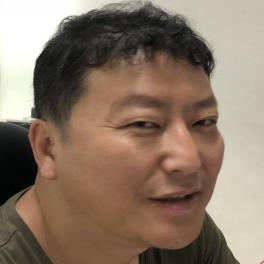
#> input picture images/test2_0.jpeg, 264 x 264 px
$ python -i Gamma_correction.py   (imports and definitions only)
#> lines starting #> are read from the running program, lines starting #| are printed output that depends on the picture
#> further down, picture is the input picture: shape (264, 264, 3); mean B, G, R 103, 119.3, 138.3
### preprocessing/LAB_luminance.py
import cv2
import time
import numpy as np

"""
    written by wooram 2018.08. 17
"""


def to_Lab(img):
    return cv2.cvtColor(img, cv2.COLOR_RGB2LAB)


def median_filter(img):
    return cv2.medianBlur(img, 51)

def to_negative(img):
    return ~img

# [27 lines left out: function preprocessing, not called in this run]


"""
written by wooram 18.08.14

"""

### preprocessing/Gamma_correction.py


#Gamma correction
from LAB_luminance import *

"""
    written by wooram 2018.08. 17
"""


def preprocessing_gamma_negative(img):
    height, width = img.shape[:2]
#> height = 264; width = 264


    if height % 2 == 1:
        height = height +1

    if width % 2 == 1:
        width = width +1
    """
    if height % 20 != 0:
        height = height + (height %24)

    if width % 20 != 0:
        width = width + (width % 24)
    """
    img= cv2.resize(img, (width, height))
    img = to_Lab(img)
#> in to_Lab, `return cv2.cvtColor(img, cv2.COLOR_RGB2LAB)`: returned value: shape (264, 264, 3); mean of channels 0, 1, 2 123.1, 127.3, 115.6
    lumin, a, b = cv2.split(img)
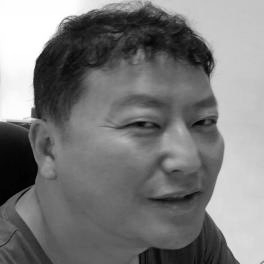
#> lumin: shape (264, 264); min 0, max 255, mean 123.1
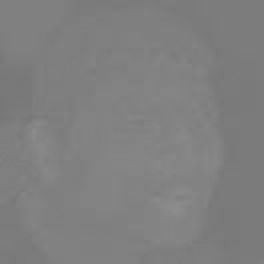
#> a: shape (264, 264); min 118, max 141, mean 127.3
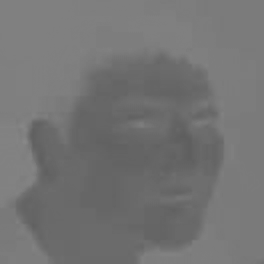
#> b: shape (264, 264); min 94, max 136, mean 115.6

    Gamma = 5
    invGamma = 1.0 / Gamma
    table = np.array([((i / 255.0) ** invGamma) * 255 for i in np.arange(0, 256)]).astype("uint8")
    lumin_prime=cv2.LUT(lumin, table)
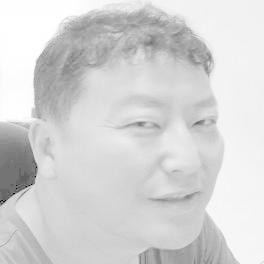
#> lumin_prime: shape (264, 264); min 0, max 255, mean 212.8
    img = cv2.merge((lumin_prime, a, b))
#> img: shape (264, 264, 3); mean of channels 0, 1, 2 212.8, 127.3, 115.6
    img_prime=to_negative(img)
#> in to_negative, `return ~img`:
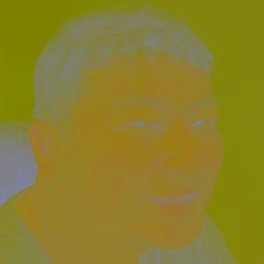
#> returned value: shape (264, 264, 3); mean of channels 0, 1, 2 42.2, 127.7, 139.4; drawn as B, G, R
    lumin_prime, _, _ = cv2.split(img_prime)
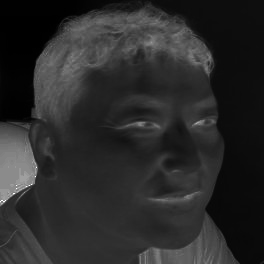
#> lumin_prime: shape (264, 264); min 0, max 255, mean 42.2
    img = cv2.merge((lumin_prime, a, b))
#> img: shape (264, 264, 3); mean of channels 0, 1, 2 42.2, 127.3, 115.6
    img = cv2.cvtColor(img, cv2.COLOR_LAB2LRGB)
#> img: shape (264, 264, 3); mean of channels 0, 1, 2 4.9, 7.9, 13.6

    return img

def preprocessing_gamma(img):
    height, width = img.shape[:2]


    if height % 2 == 1:
        height = height +1

    if width % 2 == 1:
        width = width +1
    """
    if height % 20 != 0:
        height = height + (height %24)

    if width % 20 != 0:
        width = width + (width % 24)
    """
    img= cv2.resize(img, (width, height))
    img = to_Lab(img)
    lumin, a, b = cv2.split(img)

    Gamma = 5
    invGamma = 1.0 / Gamma
    table = np.array([((i / 255.0) ** invGamma) * 255 for i in np.arange(0, 256)]).astype("uint8")
    lumin_prime=cv2.LUT(lumin, table)
    img = cv2.merge((lumin_prime, a, b))
    img_prime=to_negative(img)
    lumin_prime, _, _ = cv2.split(img_prime)
    img = cv2.merge((lumin_prime, a, b))
    img = cv2.cvtColor(img, cv2.COLOR_LAB2LRGB)

    return img

>>> import cv2
>>> picture = cv2.imread('../images/test2_0.jpeg')
>>> result = preprocessing_gamma_negative(picture)

$ run again, on images/test2_1.jpeg
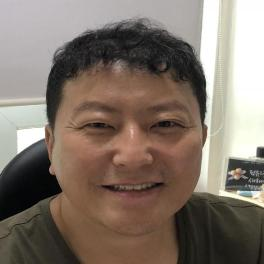
#> input picture images/test2_1.jpeg, 264 x 264 px
#> picture is the input picture: shape (264, 264, 3); mean B, G, R 105.9, 116.5, 129.5
#> in to_negative, `return ~img`:
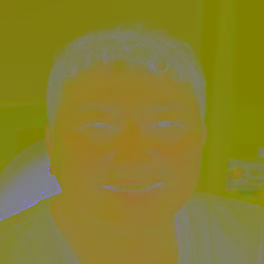
#> returned value: shape (264, 264, 3); mean of channels 0, 1, 2 44, 127.4, 135.6; drawn as B, G, R
#> in preprocessing_gamma_negative, `lumin_prime, _, _ = cv2.split(img_prime)`:
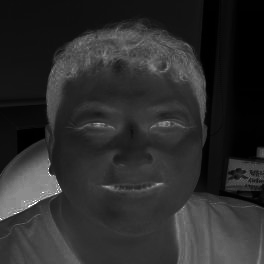
#> lumin_prime: shape (264, 264); min 0, max 255, mean 44

$ run again, on images/test_0.jpeg
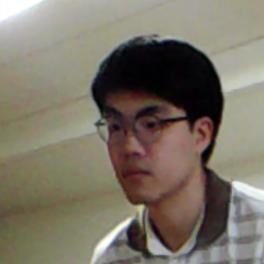
#> input picture images/test_0.jpeg, 264 x 264 px
#> picture is the input picture: shape (264, 264, 3); mean B, G, R 102.8, 116.2, 123.4
#> in to_negative, `return ~img`:
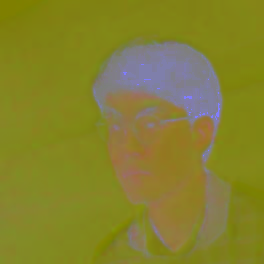
#> returned value: shape (264, 264, 3); mean of channels 0, 1, 2 45.4, 129.9, 132.7; drawn as B, G, R
#> in preprocessing_gamma_negative, `lumin_prime, _, _ = cv2.split(img_prime)`:
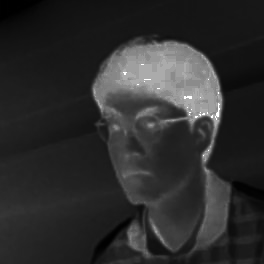
#> lumin_prime: shape (264, 264); min 0, max 255, mean 45.4

$ run again, on images/test_1.jpeg
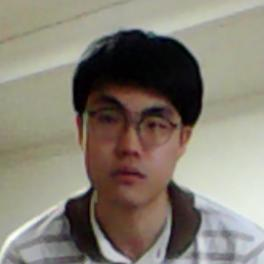
#> input picture images/test_1.jpeg, 264 x 264 px
#> picture is the input picture: shape (264, 264, 3); mean B, G, R 115.2, 127.1, 133.5
#> in to_negative, `return ~img`:
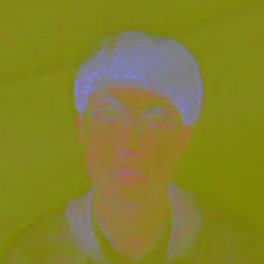
#> returned value: shape (264, 264, 3); mean of channels 0, 1, 2 42.9, 129.3, 132.2; drawn as B, G, R
#> in preprocessing_gamma_negative, `lumin_prime, _, _ = cv2.split(img_prime)`:
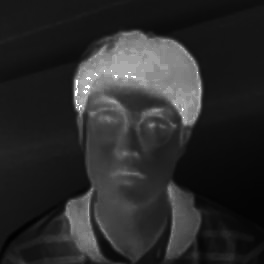
#> lumin_prime: shape (264, 264); min 1, max 255, mean 42.9
